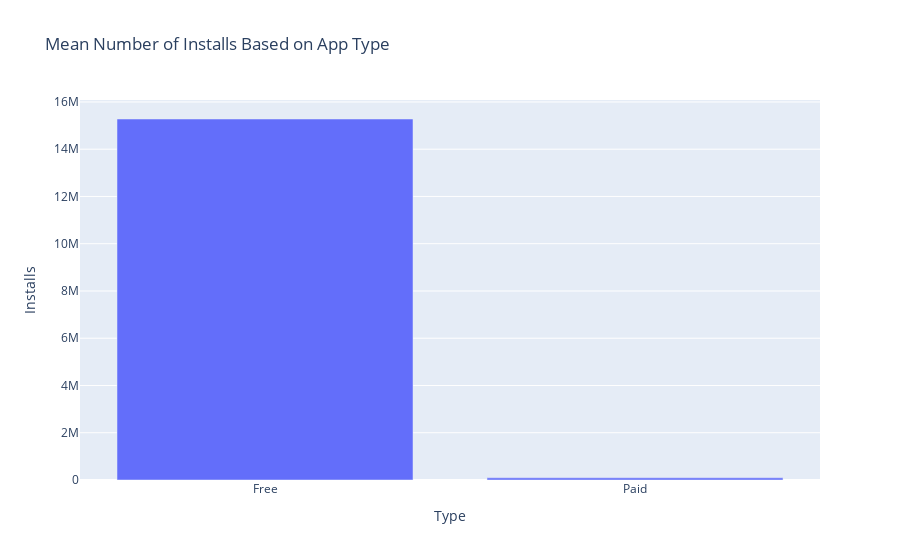

Notebook code for this chart:
### Code cell
df_mean = df.groupby('Type')['Installs'].mean().reset_index()

# Create a bar plot
fig = px.bar(df_mean, x='Type', y='Installs', title='Mean Number of Installs Based on App Type')

# Show the plot
fig.show()

### Figure 1 — Plotly figure (JSON) as saved in the notebook; plotly's stock layout.template omitted (floating-point values rounded to 4 significant figures)
{"data": [{"alignmentgroup": "True", "hovertemplate": "Type=%{x}<br>Installs=%{y}<extra></extra>", "legendgroup": "", "marker": {"color": "#636efa", "pattern": {"shape": ""}}, "name": "", "offsetgroup": "", "orientation": "v", "showlegend": false, "textposition": "auto", "type": "bar", "x": ["Free", "Paid"], "xaxis": "x", "y": [15280000.0, 90490.0], "yaxis": "y"}], "layout": {"barmode": "relative", "legend": {"tracegroupgap": 0}, "title": {"text": "Mean Number of Installs Based on App Type"}, "xaxis": {"anchor": "y", "domain": [0, 1], "title": {"text": "Type"}}, "yaxis": {"anchor": "x", "domain": [0, 1], "title": {"text": "Installs"}}}}
